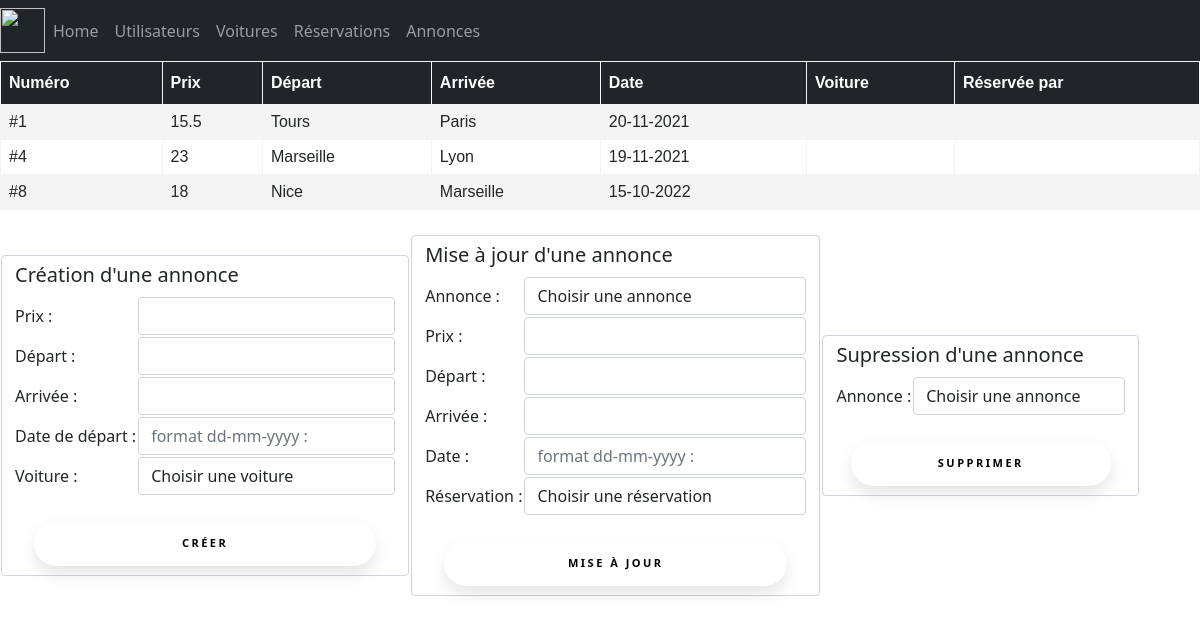
The app's page /ans_crud.php, older data.
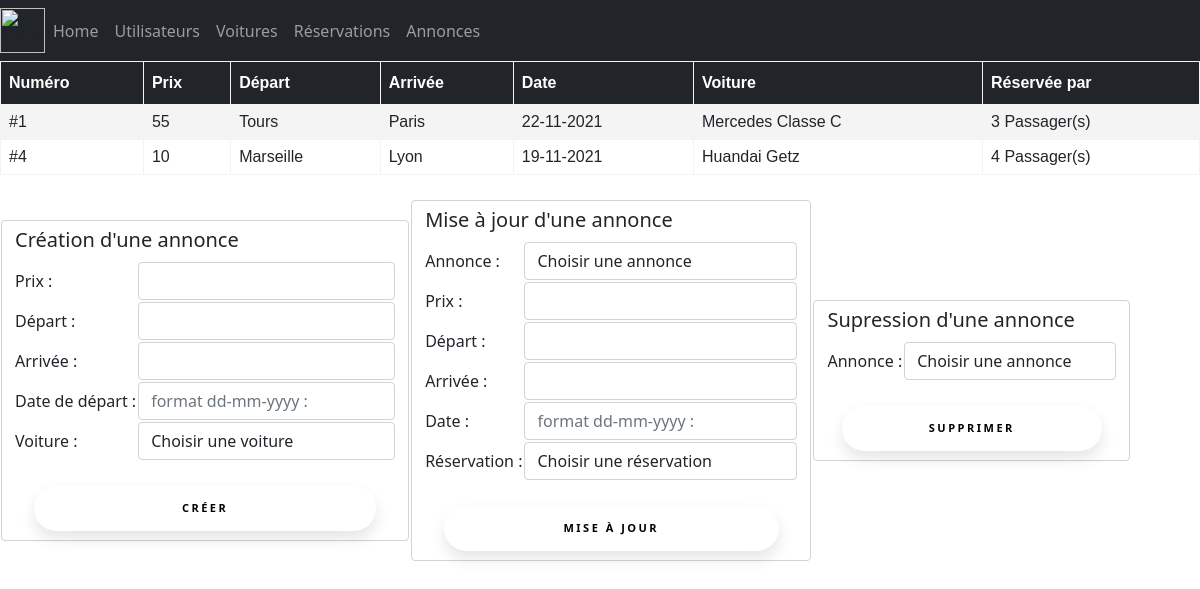
The same page, newer data.
### tables this page shows
CREATE TABLE `announcements` (
  `id` int NOT NULL,
  `price` int NOT NULL,
  `departure` varchar(255) NOT NULL,
  `destination` varchar(255) NOT NULL,
  `datea` datetime NOT NULL
);

### class/Services/DataBaseService.php (called while the page is built, shortened)
<?php
class DataBaseService
{
    private $connection;
    public function __construct()
    {
        try {
            $this->connection = new PDO(
                'mysql:host=' . self::HOST . ';port=' . self::PORT . ';dbname=' . self::DATABASE_NAME,
                self::MYSQL_USER,
                self::MYSQL_PASSWORD
            );
            $this->connection->exec("SET CHARACTER SET utf8");
        } catch (Exception $e) {
            echo 'Erreur : ' . $e->getMessage();
        }
    }
    public function getAns(): array
    {
        $ans = [];
        $sql = 'SELECT * FROM announcements';
        $query = $this->connection->query($sql);
        $results = $query->fetchAll(PDO::FETCH_ASSOC);
        if (!empty($results)) {
            $ans = $results;
        }
        return $ans;
    }
    public function getAnCars(string $anId): array
    {
        $anCars = [];
        $data = [
            'anId' => $anId,
        ];
        $sql = '
            SELECT c.*
            FROM cars as c
            LEFT JOIN announcements_cars as ac ON ac.car_id = c.id
            WHERE ac.announcement_id = :anId';
        $query = $this->connection->prepare($sql);
        $query->execute($data);
        $results = $query->fetchAll(PDO::FETCH_ASSOC);
        if (!empty($results)) {
            $anCars = $results;
        }
        return $anCars;
    }
    public function getAnReservations(string $anId): array
    {
        $anReservations = [];
        $data = [
            'anId' => $anId,
        ];
        $sql = '
            SELECT r.*
            FROM reservations as r
            LEFT JOIN announcements_reservations as ar ON ar.reservation_id = r.id
            WHERE ar.announcement_id = :anId';
        $query = $this->connection->prepare($sql);
        $query->execute($data);
        $results = $query->fetchAll(PDO::FETCH_ASSOC);
        if (!empty($results)) {
            $anReservations = $results;
        }
        return $anReservations;
    }
}

### class/Services/AnsService.php (called while the page is built, shortened)
<?php
class AnsService
{
    public function getAns(): array
    {
        $ans = [];
        $dataBaseService = new DataBaseService();
        $ansDTO = $dataBaseService->getAns();
        if (!empty($ansDTO)) {
            foreach ($ansDTO as $anDTO) {
                $an = new An();
                $an->setId($anDTO['id']);
                $an->setPrice($anDTO['price']);
                $an->setDeparture($anDTO['departure']);
                $an->setDestination($anDTO['destination']);
                $date = new DateTime($anDTO['datea']);
                if ($date !== false) {
                    $an->setDate($date);
                }
                $cars = $this->getAnCars($anDTO['id']);
                $an->setCars($cars);
                $reservations = $this->getAnReservations($anDTO['id']);
                $an->setReservations($reservations);
                $ans[] = $an;
            }
        }
        return $ans;
    }
    public function getAnCars(string $anId): array
    {
        $anCars = [];
        $dataBaseService = new DataBaseService();
        $ansCarsDTO = $dataBaseService->getAnCars($anId);
        if (!empty($ansCarsDTO)) {
            foreach ($ansCarsDTO as $anCarDTO) {
                $car = new Car();
                $car->setId($anCarDTO['id']);
                $car->setBrand($anCarDTO['brand']);
                $car->setModel($anCarDTO['model']);
                $car->setColor($anCarDTO['color']);
                $car->setNbrSlots($anCarDTO['nbrSlots']);
                $anCars[] = $car;
            }
        }
        return $anCars;
    }
    public function getAnReservations(string $anId): array
    {
        $anReservations = [];
        $dataBaseService = new DataBaseService();
        $ansReservationsDTO = $dataBaseService->getAnReservations($anId);
        if (!empty($ansReservationsDTO)) {
            foreach ($ansReservationsDTO as $anReservationDTO) {
                $reservation = new Reservation();
                $reservation->setId($anReservationDTO['id']);
                $reservation->setNbrPassengers($anReservationDTO['nbrPassengers']);
                $anReservations[] = $reservation;
            }
        }
        return $anReservations;
    }
}

### class/Entities/An.php (called while the page is built, shortened)
<?php
class An
{
    private $id;
    private $price;
    private $departure;
    private $destination;
    private $datea;
    public function getId(): string
    {
        return $this->id;
    }
    public function setId(string $id): void
    {
        $this->id = $id;
    }
    public function getPrice(): float
    {
        return $this->price;
    }
    public function setPrice(string $price): void
    {
        $this->price = $price;
    }
    public function getDeparture(): string
    {
        return $this->departure;
    }
    public function setDeparture(string $departure): void
    {
        $this->departure = $departure;
    }
    public function getDestination(): string
    {
        return $this->destination;
    }
    public function setDestination($destination): void
    {
        $this->destination = $destination;
    }
    public function getDate(): DateTime
    {
        return $this->datea;
    }
    public function setDate(DateTime $datea): void
    {
        $this->datea = $datea;
    }
    public function getCars(): ?array
    {
        return $this->cars;
    }
    public function setCars(array $cars)
    {
        $this->cars = $cars;
        return $this;
    }
    public function getReservations(): ?array
    {
        return $this->reservations;
    }
    public function setReservations(array $reservations)
    {
        $this->reservations = $reservations;
        return $this;
    }
}

### class/Entities/Car.php (called while the page is built, shortened)
<?php
class Car
{
    public function setId(string $id): self
    {
        return $this;
    }
    public function setBrand(string $brand): self
    {
        return $this;
    }
    public function setModel(string $model): self
    {
        return $this;
    }
    public function setColor(string $color): self
    {
        return $this;
    }
    public function setNbrSlots(int $nbrSlots): self
    {
        return $this;
    }
}

### class/Entities/Reservation.php (called while the page is built, shortened)
<?php
class Reservation
{
    public function setId(string $id): self
    {
        return $this;
    }
    public function setNbrPassengers(int $nbrPassengers): self
    {
        return $this;
    }
}

### ans_crud.php (the view, shortened to what the rows shown need)
<head>
    <link href="css/style.css" rel="stylesheet" type="text/css">
</head>
<?php
include_once 'menu/nav.php';
$controller = new AnsController();
$ansService = new AnsService();
$ans =  $ansService->getAns();
echo $controller->getAns();
?>
<br>

### class/Controllers/AnsController.php (shortened to what the rows shown need)
<?php
class AnsController
{
    public function getAns(): string
    {
        $html = '<table class="table_af">' .
        '<tr>' .
        '<th>Numéro</th>' .
        '<th>Prix</th>' .
        '<th>Départ</th>' .
        '<th>Arrivée</th>' .
        '<th>Date</th>' .
        '<th>Voiture</th>' .
        '<th>Réservée par</th>' .
        '</tr>';
        $ansService = new AnsService();
        $ans = $ansService->getAns();
        foreach ($ans as $an) {
            $carsHtml = '';
            $resHtml = '';
            if (!empty($an->getCars())) {
                foreach ($an->getCars() as $car) {
                    $carsHtml .= $car->getBrand() . ' ' . $car->getModel();
                }
            }
            if (!empty($an->getReservations())) {
                foreach ($an->getReservations() as $reservation) {
                    $resHtml .= $reservation->getNbrPassengers().' Passager(s)';
                }
            }
            $html .=
                '<tr>'.
                '<td>'. '#' . $an->getId() . ' ' . '</td>'.
                '<td>'. $an->getPrice() . ' ' . '</td>'.
                '<td>'.$an->getDeparture() . ' ' . '</td>'.
                '<td>'.$an->getDestination() . ' ' . '</td>'.
                '<td>'.$an->getDate()->format('d-m-Y') . ' ' . '</td>'.
                '<td>'.$carsHtml . ' ' . '</td>'.
                '<td>'.$resHtml .'<br />'. '</td>'.
                '</tr>';
        }
        $html .= '</table>';
        return $html;
    }
}

Row changes from the older to the newer data that the page shows:
removed announcements: id "8", price "18", departure "Nice", destination "Marseille", format "15-10-2022"
changed announcements "Tours": price "15.5" → "55"; format "20-11-2021" → "22-11-2021"; carsHtml (not shown) → "Mercedes Classe C"; resHtml (not shown) → "3 Passager(s)"
changed announcements "Marseille": price "23" → "10"; carsHtml (not shown) → "Huandai Getz"; resHtml (not shown) → "4 Passager(s)"
